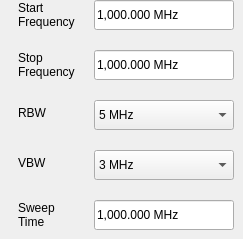
    <widget class="QWidget" name="RangePara">
     <widget class="QLabel" name="label_6">
      <property name="geometry">
       <rect>
        <x>18</x>
        <y>150</y>
        <width>61</width>
        <height>25</height>
       </rect>
      </property>
      <property name="text">
       <string>VBW</string>
      </property>
     </widget>
     <widget class="QLabel" name="label_14">
      <property name="geometry">
       <rect>
        <x>18</x>
        <y>200</y>
        <width>68</width>
        <height>30</height>
       </rect>
      </property>
      <property name="text">
       <string>Sweep
Time</string>
      </property>
     </widget>
     <widget class="SA_LineEdit" name="LedSweepTime">
      <property name="geometry">
       <rect>
        <x>94</x>
        <y>200</y>
        <width>140</width>
        <height>30</height>
       </rect>
      </property>
      <property name="styleSheet">
       <string notr="true"/>
      </property>
      <property name="text">
       <string>1,000.000 MHz</string>
      </property>
      <property name="readOnly">
       <bool>true</bool>
      </property>
     </widget>
     <widget class="SA_LineEdit" name="LedStopFreq">
      <property name="geometry">
       <rect>
        <x>94</x>
        <y>50</y>
        <width>140</width>
        <height>30</height>
       </rect>
      </property>
      <property name="styleSheet">
       <string/>
      </property>
      <property name="text">
       <string>1,000.000 MHz</string>
      </property>
      <property name="readOnly">
       <bool>true</bool>
      </property>
     </widget>
     <widget class="QLabel" name="label_11">
      <property name="geometry">
       <rect>
        <x>18</x>
        <y>50</y>
        <width>68</width>
        <height>30</height>
       </rect>
      </property>
      <property name="text">
       <string>Stop
Frequency</string>
      </property>
     </widget>
     <widget class="SA_Combobox" name="VBWBox">
      <property name="geometry">
       <rect>
        <x>94</x>
        <y>150</y>
        <width>140</width>
        <height>30</height>
       </rect>
      </property>
      <property name="styleSheet">
       <string notr="true"/>
      </property>
      <property name="editable">
       <bool>false</bool>
      </property>
      <property name="maxVisibleItems">
       <number>112</number>
      </property>
      <item>
       <property name="text">
        <string>3 MHz</string>
       </property>
      </item>
      <item>
       <property name="text">
        <string>1 MHz</string>
       </property>
      </item>
      <item>
       <property name="text">
        <string>300 kHz</string>
       </property>
      </item>
      <item>
       <property name="text">
        <string>100 kHz</string>
       </property>
      </item>
      <item>
       <property name="text">
        <string>30 kHz</string>
       </property>
      </item>
      <item>
       <property name="text">
        <string>10 kHz</string>
       </property>
      </item>
      <item>
       <property name="text">
        <string>3 kHz</string>
       </property>
      </item>
      <item>
       <property name="text">
        <string>1 kHz</string>
       </property>
      </item>
      <item>
       <property name="text">
        <string>300 Hz</string>
       </property>
      </item>
      <item>
       <property name="text">
        <string>100 Hz</string>
       </property>
      </item>
      <item>
       <property name="text">
        <string>30 Hz</string>
       </property>
      </item>
      <item>
       <property name="text">
        <string>10 Hz</string>
       </property>
      </item>
      <item>
       <property name="text">
        <string>3 Hz</string>
       </property>
      </item>
      <item>
       <property name="text">
        <string>1 Hz</string>
       </property>
      </item>
     </widget>
     <widget class="QLabel" name="label_4">
      <property name="geometry">
       <rect>
        <x>18</x>
        <y>0</y>
        <width>68</width>
        <height>30</height>
       </rect>
      </property>
      <property name="text">
       <string>Start
Frequency</string>
      </property>
     </widget>
     <widget class="SA_LineEdit" name="LedStartFreq">
      <property name="geometry">
       <rect>
        <x>94</x>
        <y>0</y>
        <width>140</width>
        <height>30</height>
       </rect>
      </property>
      <property name="styleSheet">
       <string/>
      </property>
      <property name="text">
       <string>1,000.000 MHz</string>
      </property>
      <property name="readOnly">
       <bool>true</bool>
      </property>
     </widget>
     <widget class="QLabel" name="label_8">
      <property name="geometry">
       <rect>
        <x>18</x>
        <y>100</y>
        <width>61</width>
        <height>25</height>
       </rect>
      </property>
      <property name="text">
       <string>RBW</string>
      </property>
     </widget>
     <widget class="SA_Combobox" name="RBWBox">
      <property name="geometry">
       <rect>
        <x>94</x>
        <y>100</y>
        <width>140</width>
        <height>30</height>
       </rect>
      </property>
      <property name="styleSheet">
       <string notr="true"/>
      </property>
      <property name="maxVisibleItems">
       <number>999</number>
      </property>
      <item>
       <property name="text">
        <string>5 MHz</string>
       </property>
      </item>
      <item>
       <property name="text">
        <string>3 MHz</string>
       </property>
      </item>
      <item>
       <property name="text">
        <string>1 MHz</string>
       </property>
      </item>
      <item>
       <property name="text">
        <string>300 kHz</string>
       </property>
      </item>
      <item>
       <property name="text">
        <string>100 kHz</string>
       </property>
      </item>
      <item>
       <property name="text">
        <string>30 kHz</string>
       </property>
      </item>
      <item>
       <property name="text">
        <string>10 kHz</string>
       </property>
      </item>
      <item>
       <property name="text">
        <string>3 kHz</string>
       </property>
      </item>
      <item>
       <property name="text">
        <string>1 kHz</string>
       </property>
      </item>
      <item>
       <property name="text">
        <string>300 Hz</string>
       </property>
      </item>
      <item>
       <property name="text">
        <string>100 Hz</string>
       </property>
      </item>
      <item>
       <property name="text">
        <string>30 Hz</string>
       </property>
      </item>
      <item>
       <property name="text">
        <string>10 Hz</string>
       </property>
      </item>
      <item>
       <property name="text">
        <string>3 Hz</string>
       </property>
      </item>
      <item>
       <property name="text">
        <string>1 Hz</string>
       </property>
      </item>
     </widget>
    </widget>
